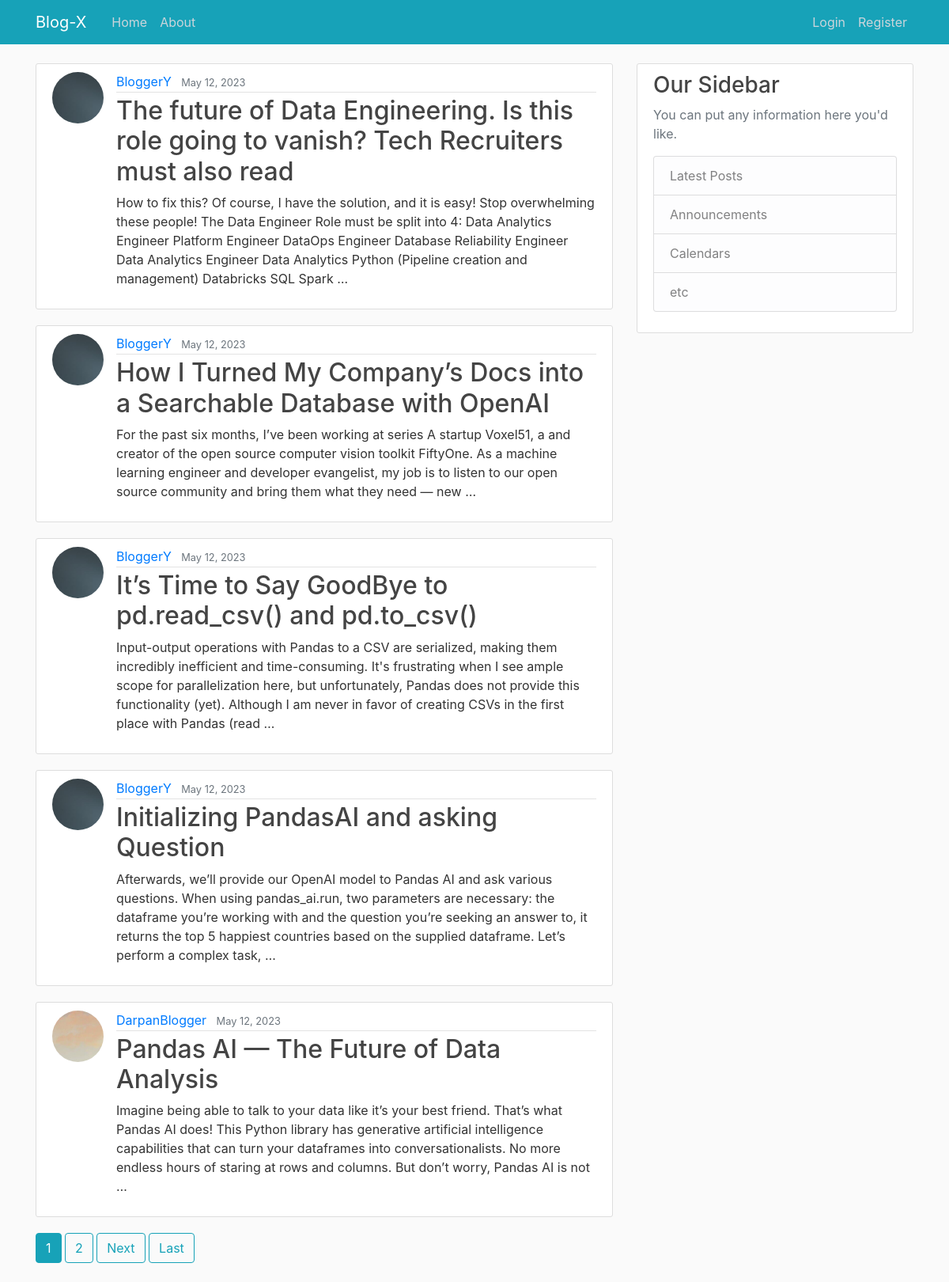
Screenshot of /blog/ with the database file from the repository.
### blog/models.py (models this page shows, shortened)
class Post(models.Model):
    title = models.CharField(max_length=100)
    content = models.TextField()
    date_posted = models.DateTimeField(default=timezone.now)
    author = models.ForeignKey(User, on_delete=models.CASCADE)

### users/models.py (models this page shows, shortened)
class Profile(models.Model):
    user = models.OneToOneField(User, on_delete=models.CASCADE)
    profile_picture = models.ImageField(
        default="profile_pics/default.jpg", upload_to="profile_pics"
    )

### blog/views.py (the view)
# urls.py: path("", PostListView.as_view(), name="blog-home"),
class PostListView(ListView):
    model = Post
    template_name = "blog/index.html"
    context_object_name = "posts"
    ordering = ["-date_posted"]
    paginate_by = 5

### blog/templates/blog/index.html (shortened to what this page needs)
{% extends 'base_generic.html' %} {% block content %} {% for post in posts%}
  <article class="media content-section">
    <img
      src="{{post.author.profile.profile_picture.url}}"
      alt=""
      class="rounded-circle article-img"
    />
    <div class="media-body">
      <div class="article-metadata">
        <a class="mr-2" href="{% url 'blog-post-user' post.author.username%}">{{ post.author }}</a>
        <small class="text-muted">{{ post.date_posted|date:"F d, Y" }}</small>
      </div>
      <h2>
        <a class="article-title" href="{% url 'blog-post-detail' post.id%}"
        >{{ post.title }}</a
          >
        </h2>
        <p class="article-content">{{ post.content|truncatewords:50 }}</p>
      </div>
    </article>
{% endfor %}
  {% if is_paginated %}
    {% for num in page_obj.paginator.page_range %}
      {% if page_obj.number == num %}
        <a href="?page={{num}}" class="btn btn-info mb-4">{{num}}</a>
      {% else %}
        {% with lower_limit=page_obj.number|add:"-3" upper_limit=page_obj.number|add:"3" %}
          {% if num > lower_limit and num < upper_limit %}
            <a href="?page={{num}}" class="btn btn-outline-info mb-4">{{num}}</a>
          {% endif %}
        {% endwith %}
      {% endif %}
    {% endfor %}
    {% if page_obj.has_next %}
      <a href="?page={{page_obj.next_page_number}}" class="btn btn-outline-info mb-4"
      >Next</a
        >
        <a
          href="?page={{page_obj.paginator.num_pages}}"
          class="btn btn-outline-info mb-4"
        >Last</a
          >
    {% endif %}
  {% endif %}
{% endblock %}

### blog/templates/blog/base_generic.html (shortened to what this page needs)
{% load static %}
<!DOCTYPE html>
<html lang="en">
  <head>
    <link
      rel="stylesheet"
      href="https://cdn.jsdelivr.net/npm/bootstrap@4.3.1/dist/css/bootstrap.min.css"
    />
    {% if cssFile %}
      <link rel="stylesheet" href={{cssFile}} />
    {% else %}
      <link rel="stylesheet" href="{% static 'css/styles.css' %}">
    {% endif %}
  </head>
  <body>
    <header class="site-header">
      <nav class="navbar navbar-expand-md navbar-dark bg-info bg-gradient fixed-top">
        <div class="container">
          <a class="navbar-brand mr-4" href="{% url 'blog-home' %}">Blog-X</a>
          <div class="collapse navbar-collapse" id="navbarToggle">
            <div class="navbar-nav mr-auto">
              <a class="nav-item nav-link" href="{% url 'blog-home' %}">Home</a>
              <a class="nav-item nav-link" href="{% url 'blog-about' %}">About</a>
            </div>
            <div class="navbar-nav">
              {% if user.is_authenticated %}
              <a class="nav-item nav-link" href="{% url 'blog-post-create' %}">New Post</a>
              <a class="nav-item nav-link" href="{% url 'profile' %}">Profile</a>
                <a class="nav-item nav-link" href="{% url 'logout' %}">Logout</a>
              {% else %}
              <a class="nav-item nav-link" href="{% url 'login' %}">Login</a>
              <a class="nav-item nav-link" href="{% url 'register' %}">Register</a>
              {% endif %}
            </div>
          </div>
        </div>
      </nav>
    </header>
    <main role="main" class="container">
        <div class="row">
            <div class="col-md-8">
            {% block content %}{% endblock %}
            </div>
            <div class="col-md-4">
            <div class="content-section">
                <h3>Our Sidebar</h3>
                <p class='text-muted'>You can put any information here you'd like.
                <ul class="list-group">
                    <li class="list-group-item list-group-item-light">Latest Posts</li>
                    <li class="list-group-item list-group-item-light">Announcements</li>
                    <li class="list-group-item list-group-item-light">Calendars</li>
                    <li class="list-group-item list-group-item-light">etc</li>
                </ul>
                </p>
            </div>
            </div>
        </div>
    </main>
  </body>
</html>

### blog/static/css/styles.css (style rules this page uses)
body { background: #fafafa; color: #333333; margin-top: 5rem; }
h1, h2, h3, h4, h5, h6 { color: #444444; }
ul { margin: 0; }
.site-header .navbar-nav .nav-link { color: #cbd5db; }
.content-section { background: #ffffff; padding: 10px 20px; border: 1px solid #dddddd; border-radius: 3px; margin-bottom: 20px; }
.article-title { color: #444444; }
.article-content { white-space: pre-line; }
.article-img { height: 65px; width: 65px; margin-right: 16px; }
.article-metadata { padding-bottom: 1px; margin-bottom: 4px; border-bottom: 1px solid #e3e3e3 }

### rows the page displays
Post: author.profile.profile_picture (placeholder picture), author "BloggerY", date_posted "May 12, 2023", title "The future of Data Engineering. Is this role going to vanish? Tech Recruiters must also read", content "How to fix this? Of course, I have the solution, and it is easy! Stop overwhelming these people! The Data Engineer Role must be split into 4: Data Analytics Engineer Platform Engineer DataOps Engineer Database Reliability Engineer Data Analytics Engineer Data Analytics Python (Pipeline creation and management) Databricks SQL Spark …"
Post: author.profile.profile_picture (placeholder picture), author "BloggerY", date_posted "May 12, 2023", title "How I Turned My Company’s Docs into a Searchable Database with OpenAI", content "For the past six months, I’ve been working at series A startup Voxel51, a and creator of the open source computer vision toolkit FiftyOne. As a machine learning engineer and developer evangelist, my job is to listen to our open source community and bring them what they need — new …"
Post: author.profile.profile_picture (placeholder picture), author "BloggerY", date_posted "May 12, 2023", title "It’s Time to Say GoodBye to pd.read_csv() and pd.to_csv()", content "Input-output operations with Pandas to a CSV are serialized, making them incredibly inefficient and time-consuming. It's frustrating when I see ample scope for parallelization here, but unfortunately, Pandas does not provide this functionality (yet). Although I am never in favor of creating CSVs in the first place with Pandas (read …"
Post: author.profile.profile_picture (placeholder picture), author "BloggerY", date_posted "May 12, 2023", title "Initializing PandasAI and asking Question", content "Afterwards, we’ll provide our OpenAI model to Pandas AI and ask various questions. When using pandas_ai.run, two parameters are necessary: the dataframe you’re working with and the question you’re seeking an answer to, it returns the top 5 happiest countries based on the supplied dataframe. Let’s perform a complex task, …"
Post: author.profile.profile_picture (picture), author "DarpanBlogger", date_posted "May 12, 2023", title "Pandas AI — The Future of Data Analysis", content "Imagine being able to talk to your data like it’s your best friend. That’s what Pandas AI does! This Python library has generative artificial intelligence capabilities that can turn your dataframes into conversationalists. No more endless hours of staring at rows and columns. But don’t worry, Pandas AI is not …"

### other values shown
{{ num }} "1"
{{ num }} "2"
